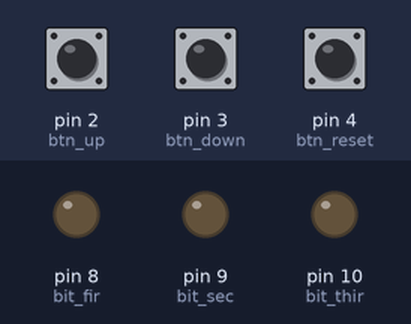
Recording of a sketch running on a simulated Arduino Uno, built with avr-gcc and run on an emulated ATmega328P. On the bench: output pins drawn as LEDs (lit = HIGH). The test bench sets the inputs (shaded band); at power-on: pin 2 (btn_up) LOW, pin 3 (btn_down) LOW, pin 4 (btn_reset) LOW.

Above: at 1.2 s.
1.3 s: pin 2 (btn_up) pulled HIGH for 1 s
At 3.2 s:
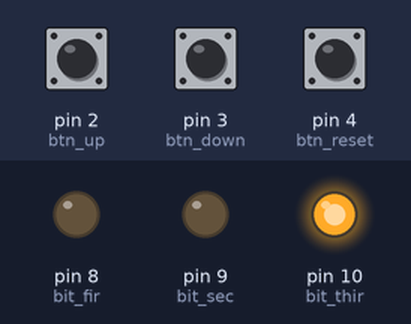
3.8 s: pin 3 (btn_down) pulled HIGH for 3.2 s
At 7.9 s:
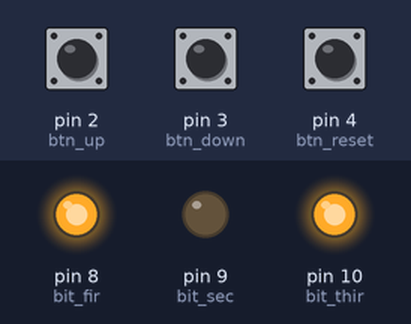
8.5 s: pin 3 (btn_down) pulled HIGH for 1 s
At 9.8 s:
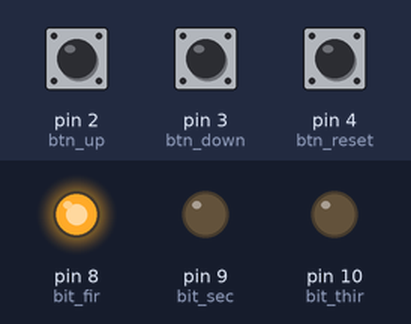
11.0 s: pin 2 (btn_up) pulled HIGH for 3.2 s
At 14.6 s:
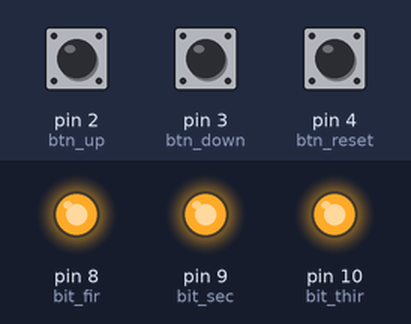
Timing chart, 0 to 16.1 s (numbered marks = the images above; inputs shaded):
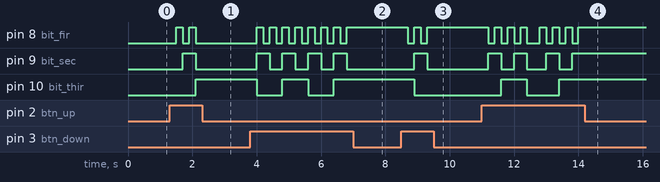

The sketch:

_04_exercise_adder.ino
```cpp
char led_bit = 0x00;
int bit_fir = 8;
int bit_sec = 9;
int bit_thir = 10;
int btn_up = 2;
int btn_down = 3;
int btn_reset = 4;

bool btn_current_up = LOW;
bool btn_last_up = LOW;
bool btn_current_down = LOW;
bool btn_last_down = LOW;
bool btn_current_reset = LOW;
bool btn_last_reset = LOW;

bool debounce(bool last,int port_num)
{
  bool current = digitalRead(port_num);
  if(last!=current){
    delay(200);
    current=digitalRead(port_num); //because noise
  }
  return current;
}

void setup() {
  // put your setup code here, to run once:
  pinMode(bit_fir,OUTPUT);
  pinMode(bit_sec,OUTPUT);
  pinMode(bit_thir,OUTPUT);

  pinMode(btn_up,INPUT);
  pinMode(btn_down,INPUT);
  pinMode(btn_reset,INPUT);
}

void loop() {
  // put your main code here, to run repeatedly:
  btn_current_up=debounce(btn_last_up,btn_up);
  btn_current_down=debounce(btn_last_down,btn_down);
  btn_current_reset=debounce(btn_last_reset,btn_reset);

  if(btn_last_up==LOW&&btn_current_up==HIGH){
    if(led_bit<0x08){
      led_bit=led_bit+0x01;
    }else{
      led_bit=0x00;
    }
    digitalWrite(bit_fir,led_bit&0x01);
    digitalWrite(bit_sec,led_bit&0x02);
    digitalWrite(bit_thir,led_bit&0x04);
  }

  if(btn_last_down==LOW&&btn_current_down==HIGH){
    if(led_bit>0x00){
      led_bit=led_bit-0x01;
    }else{
      led_bit=0x07;
    }
    digitalWrite(bit_fir,led_bit&0x01);
    digitalWrite(bit_sec,led_bit&0x02);
    digitalWrite(bit_thir,led_bit&0x04);
  }

  if(btn_last_reset==LOW&&btn_current_reset==HIGH){
    led_bit = 0x00;
    digitalWrite(bit_fir,led_bit);
    digitalWrite(bit_sec,led_bit);
    digitalWrite(bit_thir,led_bit);
  }
}
```

Measured:
- after the input at 1.3 s, pin 8 (bit_fir): alternates HIGH for 0.20 s and LOW for 0.20 s, 4 changes in all, then stays LOW, starting after 0.20 s; pin 9 (bit_sec): LOW → HIGH after 0.40 s, → LOW 0.40 s later; pin 10 (bit_thir): LOW → HIGH after 0.80 s
- after the input at 3.8 s, pin 8 (bit_fir): alternates HIGH for 0.20 s and LOW for 0.20 s, 15 changes in all, then stays HIGH, starting after 0.20 s; pin 9 (bit_sec): alternates HIGH for 0.40 s and LOW for 0.40 s, 8 changes in all, then stays LOW, starting after 0.20 s
- after the input at 8.5 s, pin 8 (bit_fir): alternates HIGH for 0.20 s and LOW for 0.20 s, 4 changes in all, then stays HIGH, starting after 0.20 s; pin 9 (bit_sec): LOW → HIGH after 0.40 s, → LOW 0.40 s later; pin 10 (bit_thir): HIGH → LOW after 0.40 s
- after the input at 11.0 s, pin 8 (bit_fir): goes 3 × (LOW 0.20 s, HIGH 0.20 s), LOW 0.40 s, 3 × (HIGH 0.20 s, LOW 0.20 s), then HIGH, starting after 0.20 s; pin 9 (bit_sec): goes HIGH 0.40 s, LOW 0.40 s, HIGH 0.40 s, LOW 0.60 s, HIGH 0.40 s, LOW 0.40 s, then HIGH, starting after 0.20 s
